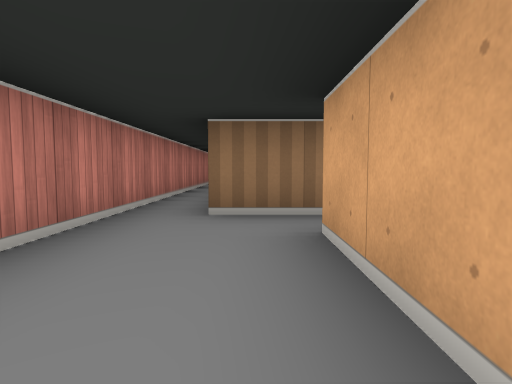
view 1 (above)

24 first-person views from a walk through a cub3D level. The camera is about half as high as the walls, tilts 4° down and sees 75° across. The floor is counted in squares. Each view is taken from the middle of a square. On the plan, view 1 faces up. The plan holds only what a view shows up to about 9 squares ahead; the rest is blank.

view 2
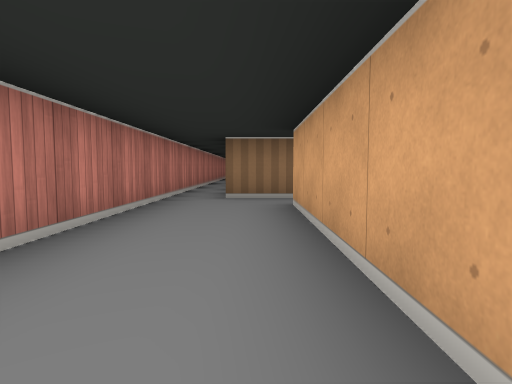

view 3
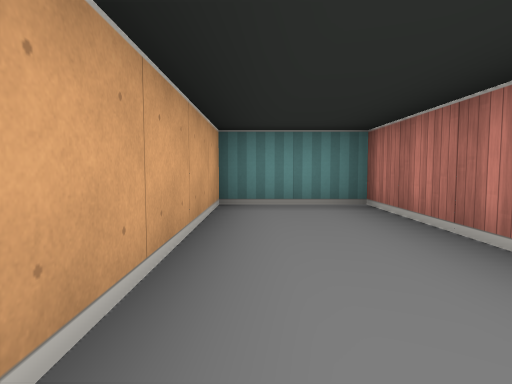

view 4
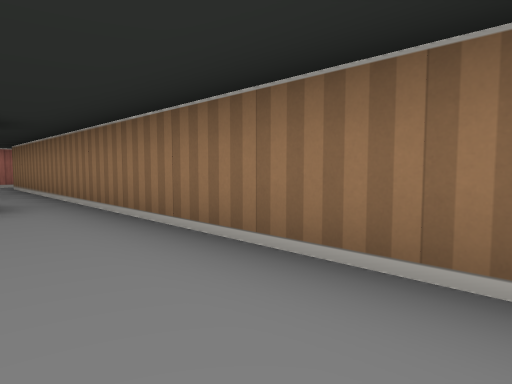

view 5
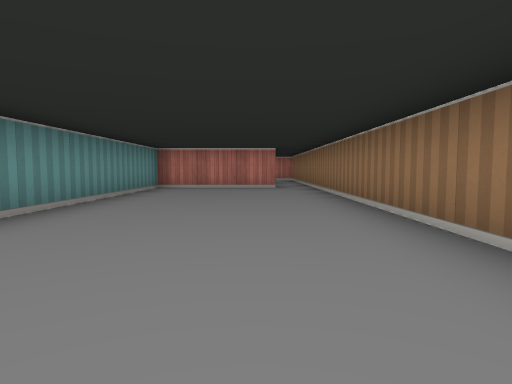

view 6
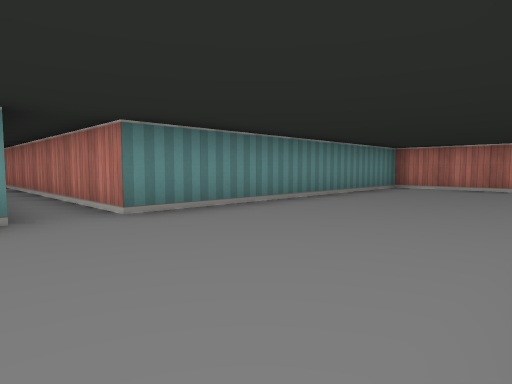

view 7
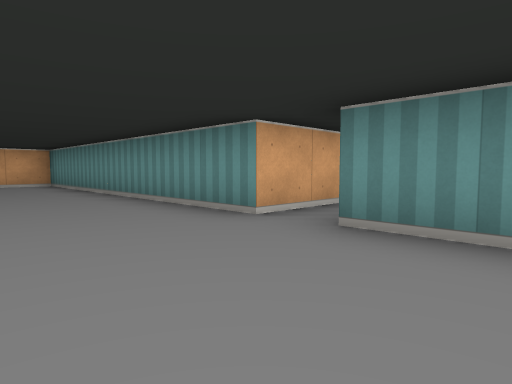

view 8
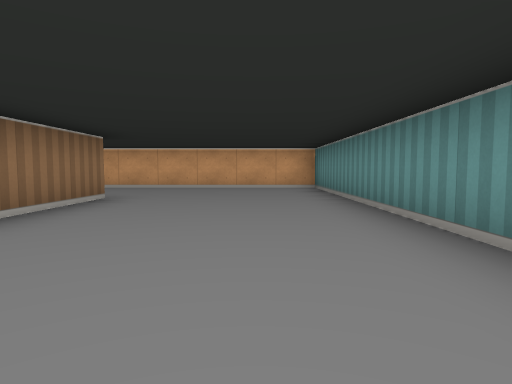

view 9
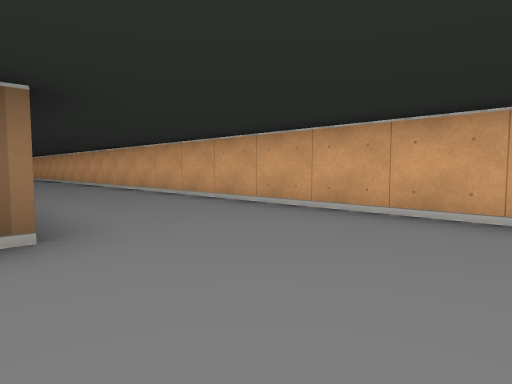

view 10
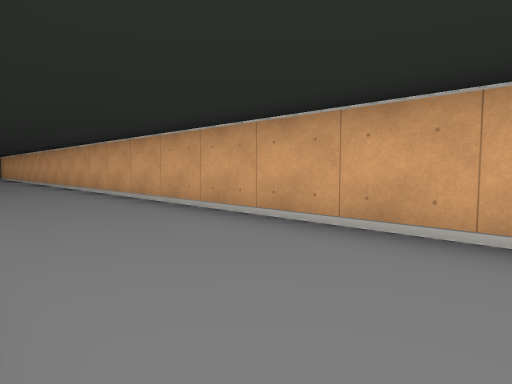

view 11
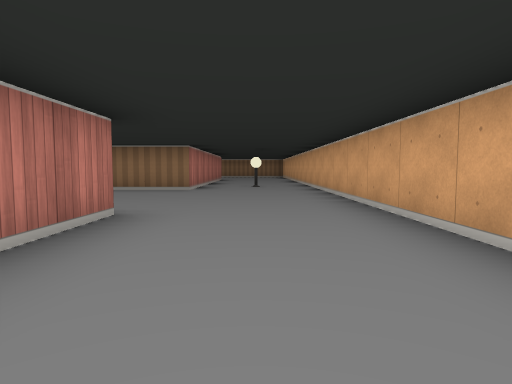

view 12
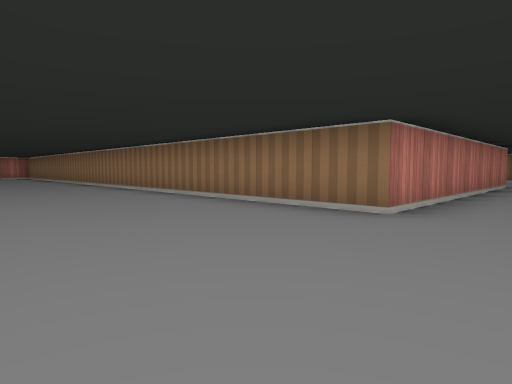

view 13
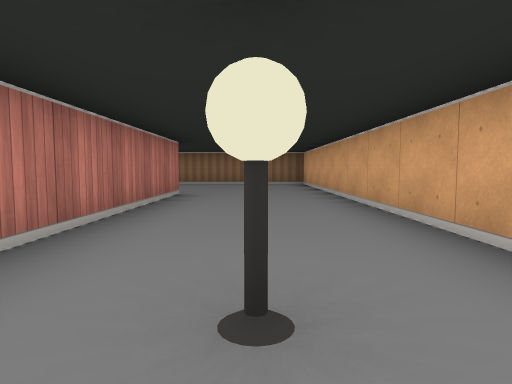

view 14
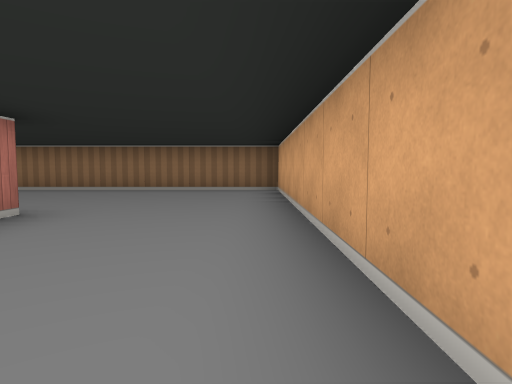

view 15
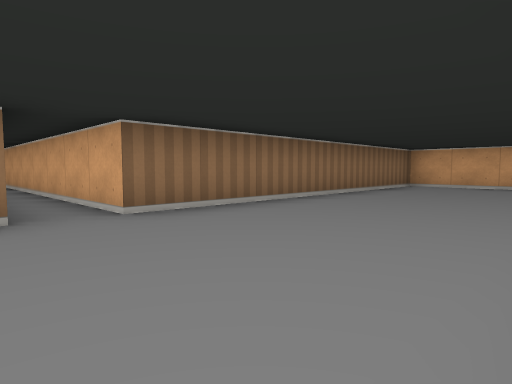

view 16
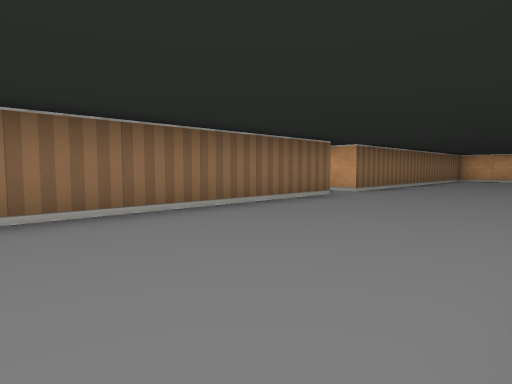

view 17
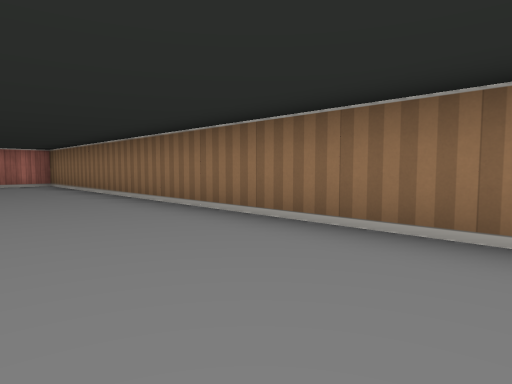

view 18
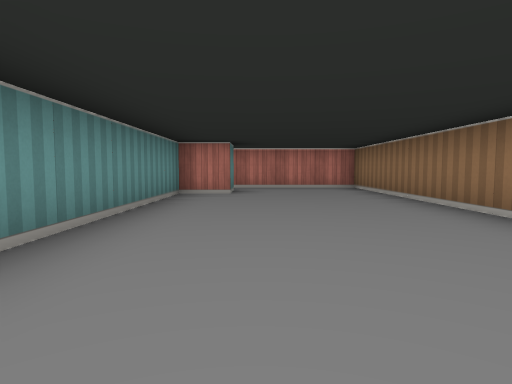

view 19
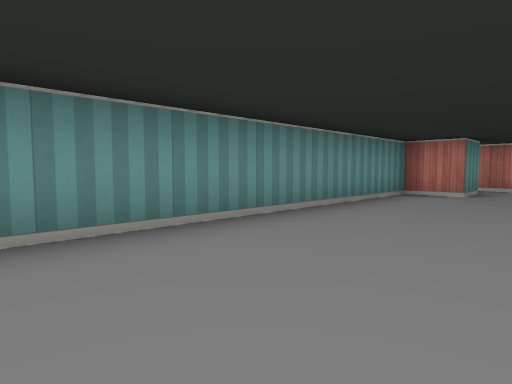

view 20
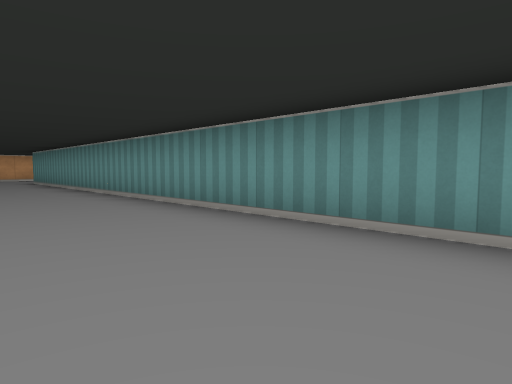

view 21
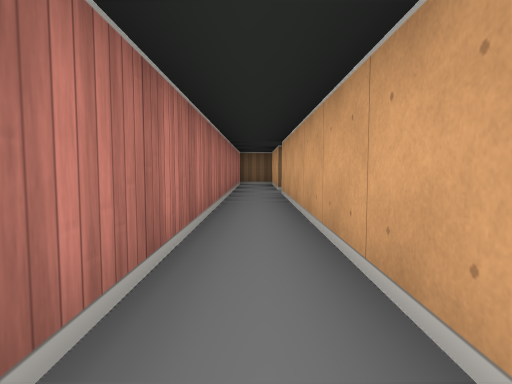

view 22
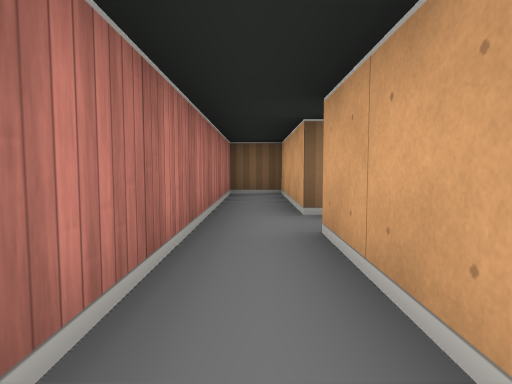

view 23
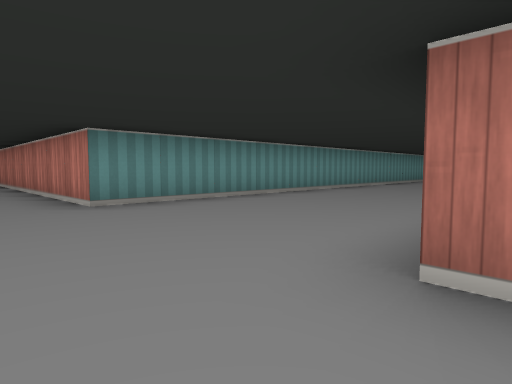

view 24
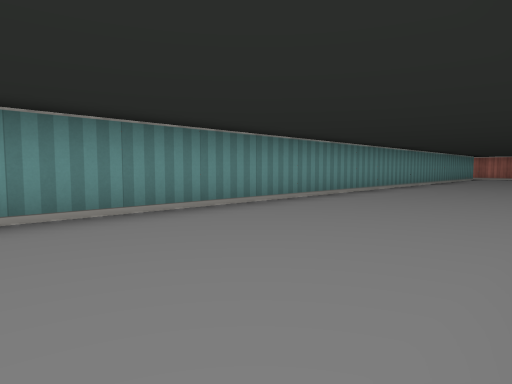

### Floor plan
Points are (right, up) in squares from view 1. A wall is a line through its corners. A room is listed if a view was taken in it or the views show most of it. See-through windows are left out.
Room 1 (views 1, 2, 3)
walls: (-1.5, 3.5) (-1.5, -2.5) (0.5, -2.5) (0.5, 2.5); (0.5, 3.5) (-0.5, 3.5)
ways out: opening at (-1, 4) to room 2; opening at (1.5, 3)
Room 2 (views 4, 5, 6, 7, 8, 9, 10, 11, 12, 13, 14, 15, 16, 17, 18, 19, 20, 21, 22, 23, 24)
walls: (6.6, 10.5) (17.5, 10.5) (17.5, 3.5) (15.1, 3.5); (11.1, 3.5) (3.4, 3.5); (4.5, 2.5) (4.5, -0.5) (11.5, -0.5) (11.5, -7.5); (17.5, 21.5) (17.5, 14.5) (9.8, 14.5); (-1.5, 9) (-1.5, 3.5); (11.6, 25.5) (-1.5, 25.5) (-1.5, 22.2); (12.5, -2.2) (12.5, -0.5) (20.5, -0.5) (20.5, 25.2); (-0.5, 22.5) (0.5, 22.5) (0.5, 21.5) (15.2, 21.5); (20.6, 25.5) (12.5, 25.5) (12.5, 33.5); (12.5, 34.5) (12.5, 37.5) (11.5, 37.5) (11.5, 27.6)
ways out: opening at (-1, 4) to room 1; opening at (-1, 22); opening at (4, 3); opening at (13, 34)
objects: lamp (19, 16)

Positions as (right, up) in squares from view 1, and headings:
1: (0, 0), facing up
2: (0, -2), facing up
3: (0, 2), facing down
4: (9, 2), facing up-left
5: (13, 2), facing left
6: (13, 3), facing down-left
7: (10, 2), facing down-right
8: (12, 1), facing right
9: (17, 1), facing up-right
10: (18, 7), facing up-right
11: (19, 7), facing up
12: (19, 11), facing up-left
13: (19, 15), facing up
14: (20, 18), facing up
15: (11, 22), facing up-right
16: (6, 22), facing up-right
17: (9, 23), facing up-left
18: (7, 23), facing left
19: (7, 24), facing down-left
20: (5, 24), facing down-right
21: (12, 27), facing up
22: (12, 31), facing up
23: (19, 15), facing down-left
24: (16, 14), facing down-left
